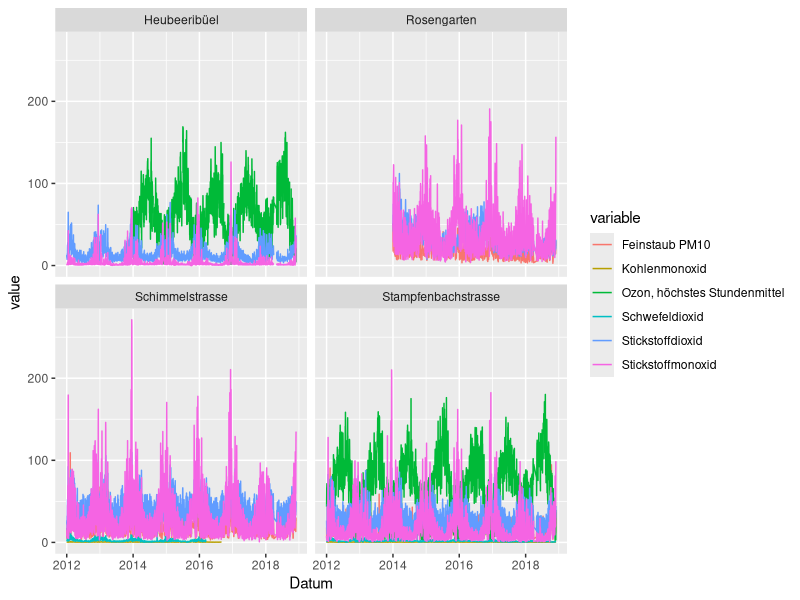
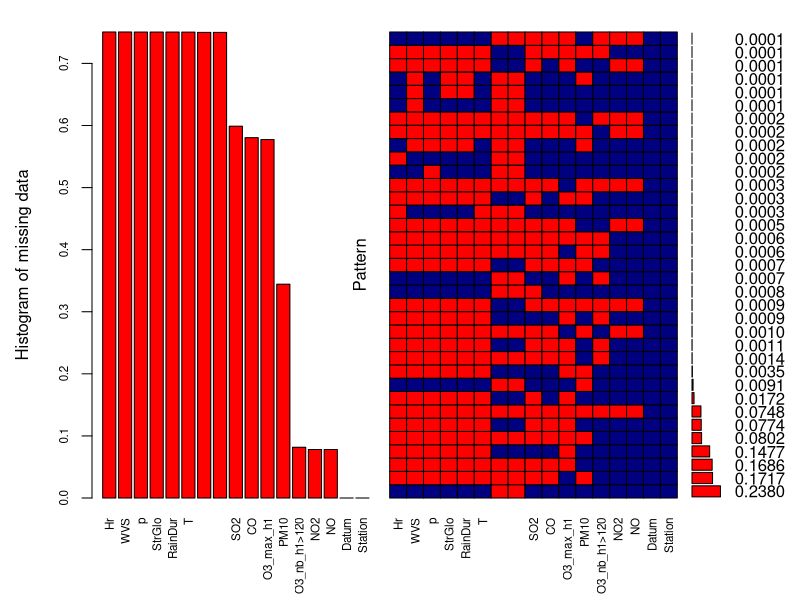
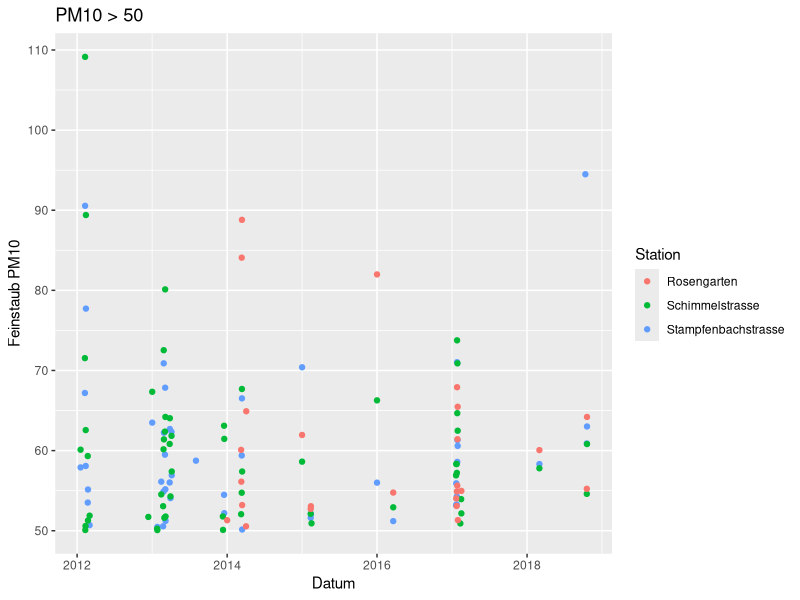
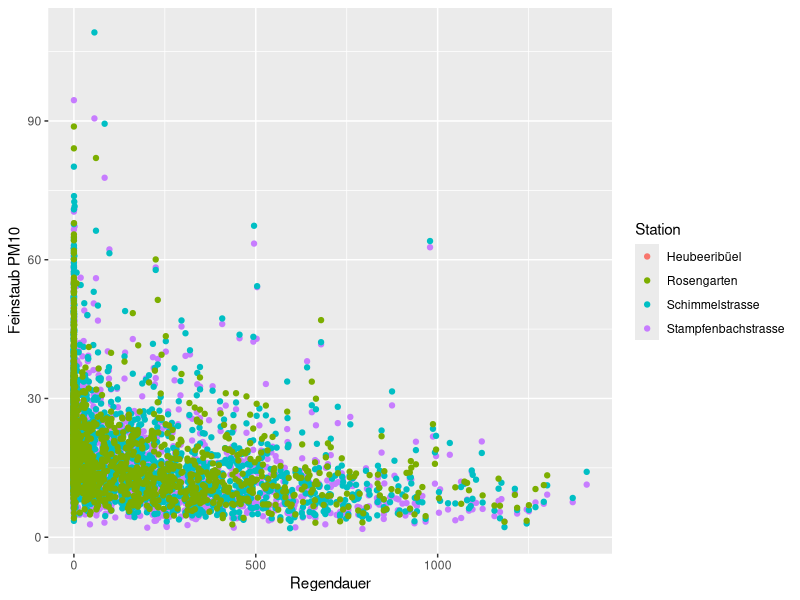

Recreate these plots in R, in order.
# Hausaufgabe
#### Aufgabe 1 ####

library("tidyr")
library(readr)
require(dplyr, quietly = T)
library(ggplot2)

# Daten einlesen
ugz_luftqualitaetsmessung_seit_2012 <- read_csv("ugz_luftqualitaetsmessung_seit-2012.csv")
luftqualitaet <- as_tibble(ugz_luftqualitaetsmessung_seit_2012)

# Werte und titel separieren
titel <- slice(luftqualitaet, c(2))
titel[1] <- "Datum"
werte <- slice(luftqualitaet, c(-1:-5))

# Tabelle nach ort auseinander nehmen
stampfenbach <- werte %>% select(1,2:14) %>%
  mutate(station = "Stampfenbachstrasse")
stampfenbach_titel <- titel %>% select(1,2:14)
stampfenbach_titel[15] <- "Station"
names(stampfenbach) <- stampfenbach_titel

schimmel <- werte %>% select(1,15:22) %>%
  mutate(station = "Schimmelstrasse")
schimmel_titel <- titel %>% select(1,15:22)
schimmel_titel[10] <- "Station"
names(schimmel) <- schimmel_titel

heubeer <- werte %>% select(1,23:26) %>%
  mutate(station = "Heubeeribüel")
heubeer_titel <- titel %>% select(1,23:26)
heubeer_titel[6] <- "Station"
names(heubeer) <- heubeer_titel

rosengarten <- werte %>% select(1,27:30) %>%   
  mutate(station = "Rosengarten")
rosengarten_titel <- titel %>% select(1,27:30)
rosengarten_titel[6] <- "Station"
names(rosengarten) <- rosengarten_titel

# Tabelle zusammensetzen
luftqual <- bind_rows(stampfenbach, schimmel, heubeer, rosengarten)
str(luftqual)

# Zahlen von character nach numeric wandeln
luftqual[2:14] <- as_tibble(sapply(luftqual[2:14], as.numeric))
str(luftqual)
View(luftqual)



#### Aufgabe 2 ####
# mit ggplot
gather(luftqual, key = variable, value = value, c(2,3,4,6,7,8)) %>% 
  ggplot(aes(x = Datum, y = value, group = variable)) +
  geom_line(aes(color = variable)) +
  facet_wrap(~Station)

# mit ggally #falscher Ansatz
# library(GGally)
# ggpairs(luftqual, mapping = ggplot2::aes(color = Station), columns = c(2,3,4,6,7,8),
#         upper =list(continuous = wrap("points", alpha = 0.2)))


#### Aufgabe 3 ####
library(VIM)
par(mar= c(4,2,2,2))


# Alle Nan Werte zu NA`s ersetzen
luftqual.A3 <- rapply(luftqual, f=function(x) ifelse(is.nan(x),NA,x), how="replace")
View(luftqual.A3)

# Neue Namen für Header, ansonsten kein Platz für Plot
names(luftqual.A3) <- c("Datum", "SO2", "CO", "O3_max_h1", "O3_nb_h1>120", "NO2", "NO", "PM10", "T", "Hr", "p", "WVS", "StrGlo", "RainDur", "Station")
View(luftqual.A3)

# Anteil von NA in Variable und Kombinationen von Varibablen mittels Package VIM
aggr_plot <- aggr(luftqual.A3, col=c('navyblue','red'), 
                  numbers=TRUE, sortVars=TRUE, labels=names(luftqual.A3), cex.axis=0.7, gap=0.5, ylab=c("Histogram of missing data","Pattern"), cex.lab = 1)

# Anzahl NA`s im Datensatz
sum(is.na(luftqual.A3))




#### Aufgabe 4 ####

# Feinstaub (PM10) jeweils fuer die Messpunkte 
# Stampfenbachstrasse, Schimmelstrasse, Rosengartenstrasse
# !! Heubeeribüel hat keine Messung von PM10 

# PM10 
# Jahresmittelgrenzwert: 20ug/m^3
# Tagesmittelgrenzwert: 50ug/m^3, darf max. 1x pro Jahr ueberschritten werden


# uberschittene Tagesmittelgrenzwerte
luftqual.PM10 <- luftqual %>% select(Datum, 'Feinstaub PM10', Station) %>%
  mutate(PM10_uberschritt = luftqual$`Feinstaub PM10` >= 50 )

#1 wie oft wird der Tagesmittel-Grenzwert an welcher Station ueberschritten?
luftqual.PM10 %>% group_by(Station) %>% summarize(n = sum(PM10_uberschritt, na.rm = T))

#2 ueberschrittenen Tagesmittelgrenzwerte fuer alle Stationen ueber die Zeit in einer Grafik
luftqual.PM10 %>% filter(PM10_uberschritt) %>% 
  ggplot(aes(x=Datum, y=`Feinstaub PM10`)) + geom_point(aes(color = Station)) + ggtitle("PM10 > 50")

# Der Tagesmittelgrenzwert wird bei allen Stationen oft an den gleichen Tagen uebertroffen.
# Dies ist gut moeglich da alle Messstatinen unter aehnlichen Einfluessen auf den Feinstaub reagieren
# wie zb. das Wetter.

#3 In welchen Jahren und Stationen ist der Anteil der Tage mit Grenzwert uberschreitungen
# signifikant groesser als zufaellig

# Jahresmittelgrenzwert = 20ug/m^3

# Messwerte sind iid: independent and identically distributed
luftqual.PM10 %>% group_by(Station) %>% summarize(n = sum(PM10_uberschritt, na.rm = T)) %>%
  mutate(wkeit_n = punif(q=n, min=0, max=365))

#### nicht sicher obe uniform Verteilung stimmt.


#### Aufgabe 5 ####

# Regendauer ~ PM10 pro Station 
# select(luftqual, Datum, Regendauer)
# PM10_temp <- luftqual %>% select(Datum,`Feinstaub PM10`, Station) %>%
  
# regendauer zu allen Stationen hinzufuegen mit leftjoin
ordered_PM10 <- left_join(x = select(luftqual, Datum,`Feinstaub PM10`, Station),
          y = filter(luftqual, Station == "Stampfenbachstrasse") %>% select( Datum, Regendauer),
          by = "Datum")
  
# Plot
ggplot(ordered_PM10, aes(x= Regendauer, y= `Feinstaub PM10`)) + geom_point(aes(color = Station))
